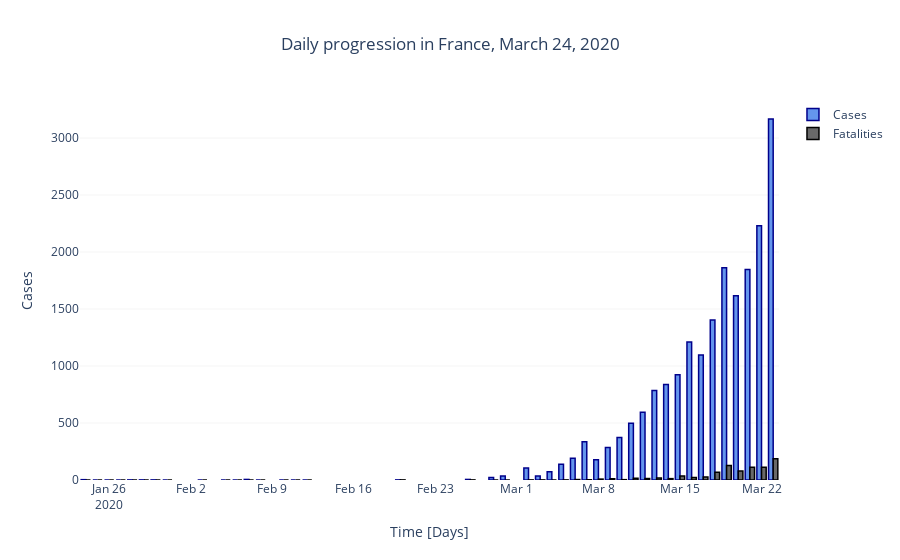

This figure's notebook cell:
### Markdown cell above
The evolution of the disease in France has a steady grow (21 March 2020) for confirmed cases and a almost exponencial grow for fatalities. The next graph display the daily evolution of the virus

### Code cell
dplot.disp_daily_cases(df_fr, 'France', 'SPF')
